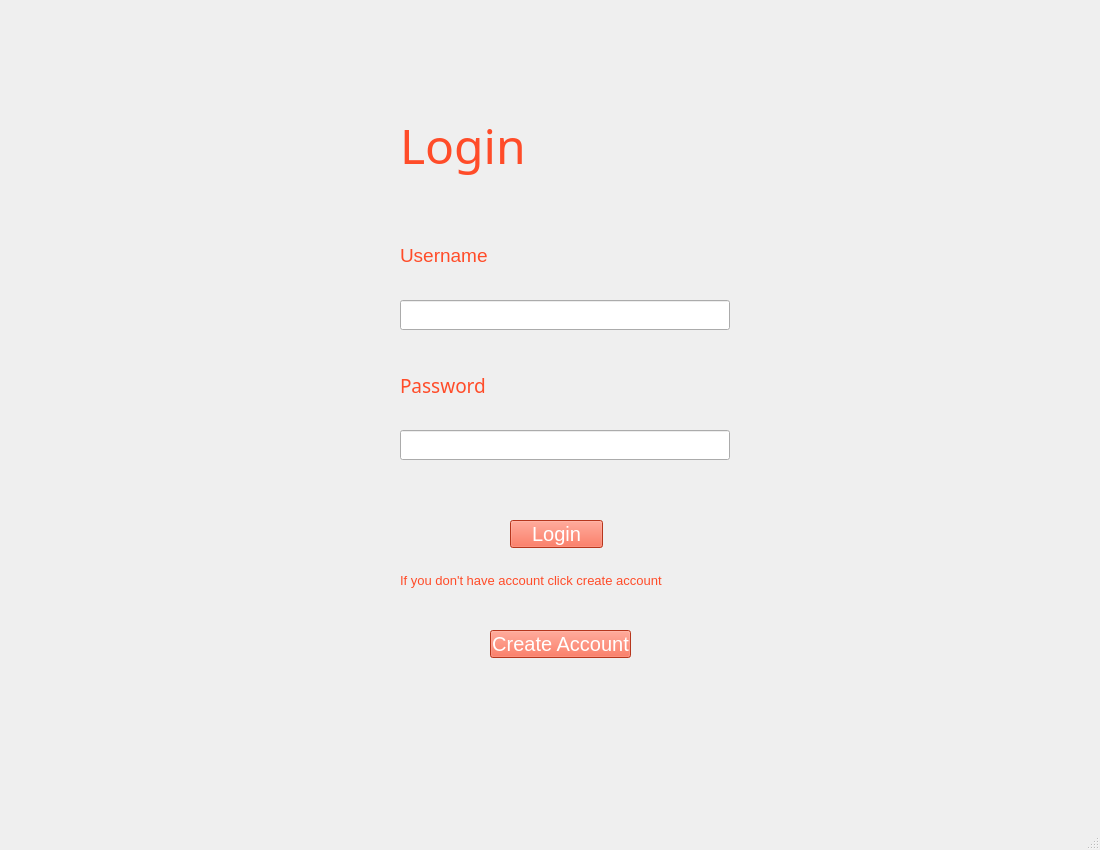
<?xml version="1.0" encoding="UTF-8"?>
<ui version="4.0">
 <class>MainWindow</class>
 <widget class="QMainWindow" name="MainWindow">
  <property name="geometry">
   <rect>
    <x>0</x>
    <y>0</y>
    <width>1100</width>
    <height>850</height>
   </rect>
  </property>
  <property name="font">
   <font>
    <pointsize>15</pointsize>
   </font>
  </property>
  <property name="cursor">
   <cursorShape>ArrowCursor</cursorShape>
  </property>
  <property name="windowTitle">
   <string>MainWindow</string>
  </property>
  <property name="styleSheet">
   <string notr="true">background:#150050;
QLabel#label_2{
colour:blue;
}</string>
  </property>
  <widget class="QWidget" name="centralwidget">
   <property name="styleSheet">
    <string notr="true">QPushButton#loginButton {
background-color:#FF4C29;
color:white;
}

QPushButton#loginButton:hover {
    background-color:white;
color:#FF4C29;
}

QPushButton#loginButton:pressed {
    background-color: rgb(224, 0, 0);     
}
QPushButton#CreateAccountButton {
background-color:#FF4C29;
color:white;
}

QPushButton#CreateAccountButton:hover {
    background-color:white;
color:#FF4C29;
}

QPushButton#CreateAccountButton:pressed {
    background-color: rgb(224, 0, 0);     
}</string>
   </property>
   <widget class="QLabel" name="label">
    <property name="geometry">
     <rect>
      <x>400</x>
      <y>110</y>
      <width>141</width>
      <height>71</height>
     </rect>
    </property>
    <property name="font">
     <font>
      <family>Gill Sans MT</family>
      <pointsize>36</pointsize>
      <weight>50</weight>
      <bold>false</bold>
     </font>
    </property>
    <property name="styleSheet">
     <string notr="true">color:#FF4C29;</string>
    </property>
    <property name="text">
     <string>Login</string>
    </property>
   </widget>
   <widget class="QLabel" name="label_2">
    <property name="geometry">
     <rect>
      <x>400</x>
      <y>240</y>
      <width>201</width>
      <height>31</height>
     </rect>
    </property>
    <property name="font">
     <font>
      <pointsize>14</pointsize>
     </font>
    </property>
    <property name="styleSheet">
     <string notr="true">color:#FF4C29;</string>
    </property>
    <property name="text">
     <string>Username</string>
    </property>
   </widget>
   <widget class="QLabel" name="label_3">
    <property name="geometry">
     <rect>
      <x>400</x>
      <y>370</y>
      <width>91</width>
      <height>31</height>
     </rect>
    </property>
    <property name="font">
     <font>
      <family>Gill Sans MT</family>
      <pointsize>14</pointsize>
     </font>
    </property>
    <property name="styleSheet">
     <string notr="true">color:#FF4C29;</string>
    </property>
    <property name="text">
     <string>Password</string>
    </property>
   </widget>
   <widget class="QLineEdit" name="usernamelineEdit">
    <property name="geometry">
     <rect>
      <x>400</x>
      <y>300</y>
      <width>330</width>
      <height>30</height>
     </rect>
    </property>
    <property name="font">
     <font>
      <pointsize>14</pointsize>
     </font>
    </property>
    <property name="styleSheet">
     <string notr="true">color:white;</string>
    </property>
   </widget>
   <widget class="QLineEdit" name="passwordlineEdit">
    <property name="geometry">
     <rect>
      <x>400</x>
      <y>430</y>
      <width>330</width>
      <height>30</height>
     </rect>
    </property>
    <property name="font">
     <font>
      <pointsize>14</pointsize>
     </font>
    </property>
    <property name="styleSheet">
     <string notr="true">color:white;</string>
    </property>
    <property name="inputMethodHints">
     <set>Qt::ImhHiddenText|Qt::ImhNoAutoUppercase|Qt::ImhNoPredictiveText|Qt::ImhSensitiveData</set>
    </property>
    <property name="echoMode">
     <enum>QLineEdit::Password</enum>
    </property>
   </widget>
   <widget class="QPushButton" name="loginButton">
    <property name="geometry">
     <rect>
      <x>510</x>
      <y>520</y>
      <width>93</width>
      <height>28</height>
     </rect>
    </property>
    <property name="cursor">
     <cursorShape>PointingHandCursor</cursorShape>
    </property>
    <property name="styleSheet">
     <string notr="true"/>
    </property>
    <property name="text">
     <string>Login</string>
    </property>
   </widget>
   <widget class="QLabel" name="label_4">
    <property name="geometry">
     <rect>
      <x>400</x>
      <y>570</y>
      <width>421</width>
      <height>20</height>
     </rect>
    </property>
    <property name="font">
     <font>
      <pointsize>10</pointsize>
     </font>
    </property>
    <property name="styleSheet">
     <string notr="true">color:#FF4C29;</string>
    </property>
    <property name="text">
     <string>If you don't have account click create account</string>
    </property>
   </widget>
   <widget class="QPushButton" name="CreateAccountButton">
    <property name="geometry">
     <rect>
      <x>490</x>
      <y>630</y>
      <width>141</width>
      <height>28</height>
     </rect>
    </property>
    <property name="cursor">
     <cursorShape>PointingHandCursor</cursorShape>
    </property>
    <property name="styleSheet">
     <string notr="true"/>
    </property>
    <property name="text">
     <string>Create Account</string>
    </property>
   </widget>
   <widget class="QLabel" name="error">
    <property name="geometry">
     <rect>
      <x>400</x>
      <y>480</y>
      <width>371</width>
      <height>21</height>
     </rect>
    </property>
    <property name="font">
     <font>
      <family>Gill Sans MT</family>
      <pointsize>11</pointsize>
     </font>
    </property>
    <property name="styleSheet">
     <string notr="true">color:rgb(255, 0, 0);</string>
    </property>
    <property name="text">
     <string/>
    </property>
   </widget>
  </widget>
  <widget class="QMenuBar" name="menubar">
   <property name="geometry">
    <rect>
     <x>0</x>
     <y>0</y>
     <width>1100</width>
     <height>26</height>
    </rect>
   </property>
  </widget>
  <widget class="QStatusBar" name="statusbar"/>
 </widget>
 <resources/>
 <connections/>
</ui>
